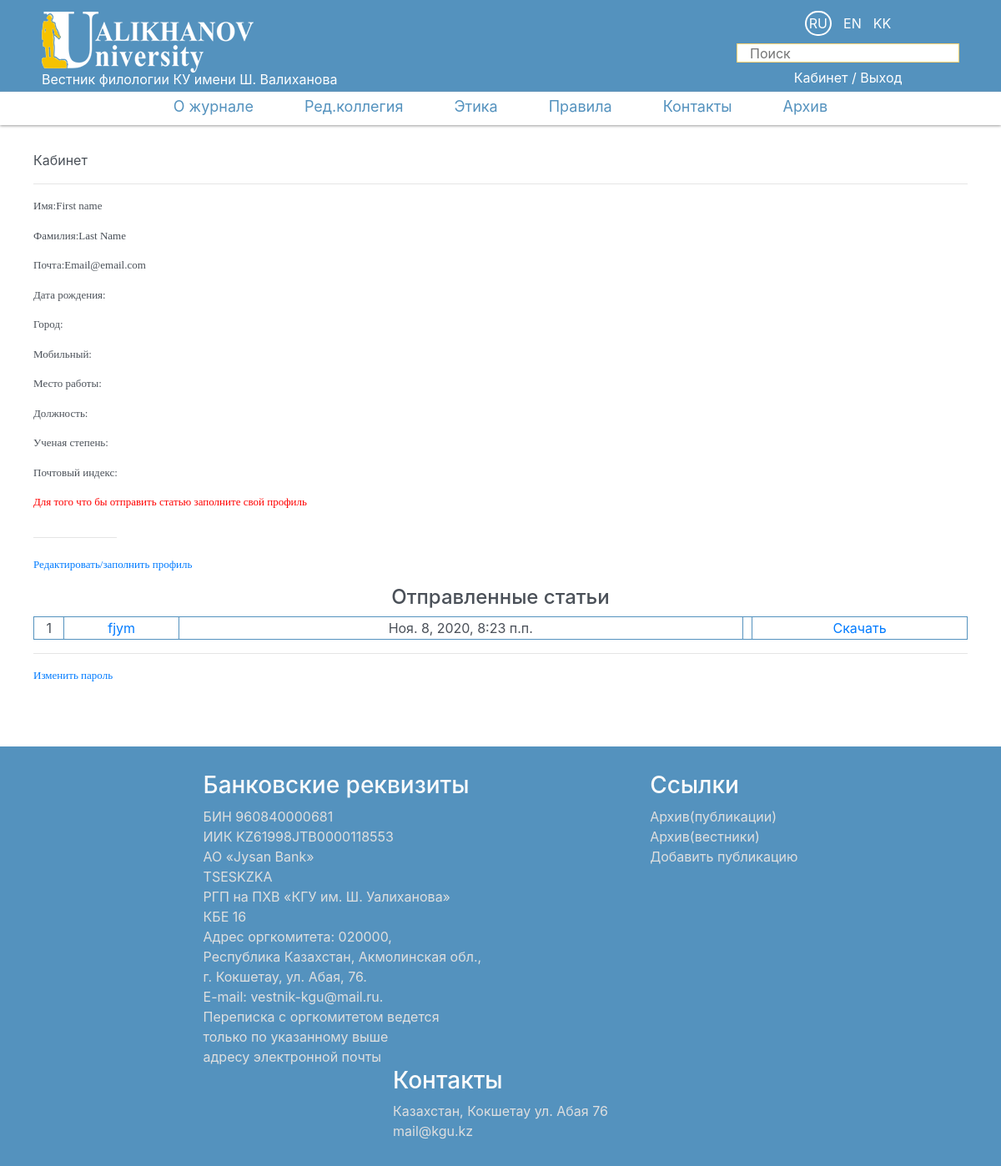
Page /cabinet (signed in) on the committed database.
### publication/models.py (models this page shows, shortened)
class Pages(models.Model):
    title = models.CharField(max_length=30,verbose_name="Заголовок")
    content = models.TextField(verbose_name="Контент")
    parent = models.ForeignKey('self', null=True, blank=True, on_delete=models.CASCADE, related_name='children')
    index = models.IntegerField(default=0)
    basic = models.BooleanField(default=False)
    class Meta:
        verbose_name = "Страница"
        verbose_name_plural = "Страницы"

class PublicationFiles(models.Model):
    topic = models.CharField(blank=True, max_length=200, verbose_name="Тема")
    author = models.ForeignKey(User, on_delete=models.CASCADE, blank=True, verbose_name='Автор', related_name='files')
    soauthor = models.TextField(null=True, blank=True, verbose_name="Соавторы")
    comments = models.TextField(null=True, blank=True, verbose_name="Комментарии")
    file = models.FileField(upload_to='all_files', verbose_name="Файл")
    description = models.TextField(max_length=500, null=True, blank=True, verbose_name='Описание')
    date = models.DateTimeField(auto_now_add=True)
    vestnik = models.ForeignKey('VestnikFiles',on_delete=models.CASCADE,null=True,blank=True, verbose_name='Относится к вестнику')
    redactor = models.BooleanField(default=False,verbose_name='Редактор')
    redactor_return = models.BooleanField(default=False,verbose_name='Редактор(возврат)')
    redactor_return_text = models.TextField(null=True, blank=True,verbose_name='Редактор(Текст возврата)')
    redactor_error = models.BooleanField(default=False,verbose_name='Редактор(Ошибка)')
    redactor_error_text = models.TextField(null=True, blank=True,verbose_name='Редактор(Текст ошибки)')
    reviewer_choice = models.ManyToManyField(User, blank=True,verbose_name='Рецензенты',related_name='rFiles')
    redactor_update_time = models.DateTimeField(null=True, blank=True)
    antiplagiat = models.BooleanField(default=False,verbose_name='Антиплагиат')
    antiplagiat_point = models.IntegerField(null=True, blank=True,verbose_name='Баллы антиплагиата')
    antiplagiat_file = models.FileField(upload_to='antiplagiat_files',null=True, blank=True,verbose_name='Файл антиплагиата')
    antiplagiat_update_time = models.DateTimeField(null=True, blank=True)
    reviewer = models.BooleanField(default=False,verbose_name='Рецензент')
    reviewer_text = models.TextField(null=True, blank=True, verbose_name='Рецензент(Текст)')
    reviewer_file = models.FileField(upload_to='review_files', null=True, blank=True, verbose_name='Файл рецензента')
    reviewer_return = models.BooleanField(default=False, verbose_name='Рецензент(возврат)')
    reviewer_return_text = models.TextField(null=True, blank=True, verbose_name='Рецензент(Текст возврата)')
    reviewer_error = models.BooleanField(default=False, verbose_name='Рецензент(Ошибка)')
    reviewer_error_text = models.TextField(null=True, blank=True, verbose_name='Рецензент(Текст ошибки)')
    reviewer_update_time = models.DateTimeField(null=True, blank=True)
    payload_img = models.FileField(upload_to='payload_img',null=True, blank=True,verbose_name='Фото оплаты')
    payload = models.BooleanField(default=False,verbose_name='Оплата')
    payload_error = models.BooleanField(default=False,verbose_name='Оплата(Ошибка)')
    payload_error_text = models.TextField(null=True, blank=True,verbose_name='Текст ошибки')
    payload_update_time = models.DateTimeField(null=True, blank=True)
    public = models.BooleanField(default=False,verbose_name='Опубликовать')
    archive = models.BooleanField(default=False, verbose_name='Архив')
    def get_absolute_url(self):
        return reverse('only_publication', args=[str(self.id)])
    class Meta:
        verbose_name = 'Файл'
        verbose_name_plural = 'Файлы'

### publication/views.py (the view, shortened to what this page needs)
# urls.py: path('cabinet',cabinet,name='cabinet'),
def cabinet(request):
    user = request.user
    redactors = Group.objects.get(name="Redactors").user_set.all()
    antiplagiats = Group.objects.get(name='Antiplagiat').user_set.all()
    reviewers = Group.objects.get(name="Reviewers").user_set.all()
    if user in reviewers:
        reviewer_publications = PublicationFiles.objects.filter(antiplagiat=True).filter(reviewer_return=False).filter(reviewer_error=False).filter(reviewer=False).order_by('-reviewer_update_time')
        last_publications = PublicationFiles.objects.filter(reviewer=True).order_by('-reviewer_update_time')
        return_publications = PublicationFiles.objects.filter(reviewer_return=True).order_by('-reviewer_update_time')
        error_publications = PublicationFiles.objects.filter(reviewer_error=True).order_by('-reviewer_update_time')
        return render(request,'cabinet_reviewer.html',{'publications':reviewer_publications,'last_publications':last_publications,
                                                       'return_publications':return_publications,'error_publications':error_publications})
    else:
        files = PublicationFiles.objects.filter(author=user)
        return render(request,'cabinet.html',{'files':files})

### publication/context_processors.py (called while the page is built)
def pages(request):
    return {'pages':Pages.objects.filter(parent=None).order_by('index')}

### publication/templates/cabinet.html (shortened to what this page needs)
{% extends "index.html" %}
{% load static %}
{% load i18n %}
{% block content %}
<div class="main">
    {% trans "Кабинет" %}
    <hr>
    {% if user.is_authenticated %}
    <p>Имя:{{user.first_name}}</p>
    <p>Фамилия:{{user.last_name}}</p>
    <p>Почта:{{user.email}}</p>
    <p>Дата рождения:{% if user.profile.birth_date %}{{user.profile.birth_date}}{% else %}{% endif %}</p>
    <p>Город:{{user.profile.city}}</p>
    <p>Мобильный:{{user.profile.mobile}}</p>
    <p>Место работы: {{ user.profile.workPlace }}</p>
    <p>Должность: {{ user.profile.work }}</p>
    <p>Ученая степень: {{ user.profile.education }}</p>
    <p>Почтовый индекс: {{ user.profile.postCode }}</p>
    {% if user.profile.full %}<p style="color:green">Все поля профиля заполнены</p>{% else %}<p style="color:red">Для того что бы отправить статью заполните свой профиль</p>{% endif %}
    <hr width="100px" style="display: inline-block;">
    <p><a href="{% url 'reprofile' %}">Редактировать/заполнить профиль</a></p>
    <h4 style="text-align:center">{% trans "Отправленные статьи" %}</h4>
    <table border="1" style="
    width: 1120px;
    text-align: center;
    background-color: #ffffff;
    border: 1px solid #5492be;
">
        {% for file in files %}
        <tr>
            <td>{{forloop.counter}}</td>
            <td><a href="{{file.get_absolute_url}}">{{ file.topic }}</a></td>
            <td>{{ file.date }}</td>
            <td>{{ file.status }}</td>
            <td><a href="{{file.file.url}}">Скачать</a></td>
        </tr>
        {% empty %}
            <h5 style="text-align:center;color:gray">{% trans "Вы еще ничего не добавили" %}</h5>
        {% endfor %}
    </table>
    <hr><p><a href="{% url 'password_change' %}">{% trans "Изменить пароль" %}</a></p>
    {% else %}
    <h1>{% trans "Вы не " %} <a href="{% url 'login' %}"> {% trans "авторизованы" %}</a></h1>
    {% endif %}
</div>
{% endblock %}

### publication/templates/index.html (shortened to what this page needs)
<!DOCTYPE html>
{% load i18n %}
{% load static %}
<html>
<head>
	<link rel="stylesheet" type="text/css" href="{% static 'styles.css' %}">
	<link rel="stylesheet" href="https://stackpath.bootstrapcdn.com/bootstrap/4.5.0/css/bootstrap.min.css">
	<link rel="stylesheet" type="text/css" href="{% static 'styles.css' %}">
</head>
<body>
	<div class="head">
	<div class="header">
		<div class="logo">
			<img src="{% static 'logo.png' %}" height="80%">
			<div class="head_text">
			<span class="head_text_title">{% trans 'Вестник филологии' %}</span>
			<span class="head_text_content">{% trans 'КУ имени Ш. Валиханова' %}</span>
		</div>
		</div>
		<div class="search">
			<ul class="language_local">
                                            {% get_current_language as LANGUAGE_CODE %}
                                            {% get_available_languages as LANGUAGES %}
                                            {% get_language_info_list for LANGUAGES as languages %}
                                            {% for language in languages %}
                                            <li class="language_li"><a href="/{{ language.code }}{{ request.get_full_path|slice:'3:' }}" class="language-link {% if language.code == LANGUAGE_CODE %}active {% endif %}" data-lang="{{language.code}}">{{language.code|upper}}</a></li>
                                            {% endfor %}
			</ul>
			<form action="{% url 'search' %}" method="get">
			<input id="search" required name="q" type="text" placeholder="{% trans 'Поиск' %}" autocomplete="off" class="search_row">
				</form>
			{% if user.is_authenticated %}
			<a href="{% url 'cabinet' %}" class="log">{% trans 'Кабинет' %}</a> /
			<a href="{% url 'logout' %}" class="log">{% trans 'Выход' %}</a>
			{% else %}
			<a href="{% url 'login' %}" class="log">{% trans 'Вход' %}</a> /
			<a href="{% url 'signup' %}" class="log">{% trans 'Регистрация' %}</a>
			{% endif %}
		</div>
	</div>
	<div class="navigate">
		<ul class="base_menu">
			{% for i in pages %}
				<li class="base_menu_li {% if i.children %}menu_button{% endif %}"><a href="{% url 'detailPage' i.pk %}">{{ i.title }}</a>
				</li>
			{% empty %}
			<li><a href="">Empty</a></li>
			{% endfor %}
			<li class="base_menu_li menu_button"><a href="{% url 'archive' %}">{% trans "Архив" %}</a>
			</li>
		</ul>
	</div>
	</div>
	<div class="content">
		{% block content %}{% endblock %}
	</div>
	<div class="footer">
		<div class="ftr1"><h3>{% trans "Банковские реквизиты" %}</h3>
			БИН 960840000681 <br>
ИИК KZ61998JTB0000118553 <br>
AO «Jysan Bank» <br>
TSESKZKA <br>
РГП на ПХВ «КГУ им. Ш. Уалиханова» <br>
КБЕ 16 <br>
Адрес оргкомитета:
020000,<br> Республика Казахстан, Акмолинская обл.,<br> г. Кокшетау, ул. Абая, 76.<br> E-mail: vestnik-kgu@mail.ru. <br>Переписка с оргкомитетом ведется
			<br>только по указанному выше <br>адресу электронной почты
		</div>
		<div class="ftr2"><h3>{% trans "Ссылки" %}</h3>
	<ul>
		<li><a href="{% url 'publications' %}">{% trans "Архив(публикации)" %}</a></li>
		<li><a href="{% url 'archive' %}">{% trans "Архив(вестники)" %}</a></li>
		<li><a href="{% url 'add_file' %}">{% trans "Добавить публикацию" %}</a></li>
	</ul>
		</div>
		<div class="ftr3"><h3>{% trans "Контакты" %} </h3>
Казахстан, Кокшетау ул. Абая 76<br>        mail@kgu.kz
		</div>
	</div>
</body>
</html>

### publication/static/styles.css (style rules this page uses)
html { height: 100%; }
body { margin:0px; padding: 0px; display: flex; flex-direction: column; height: 100%; line-h }
ul { list-style-type:none; padding:0px; margin:0px; }
.log { color:white; }
a { text-decoration: none; }
li { list-style-type:none; }
.search { text-align:center; }
.search_row { border: 1px solid #ffd070; height: 23px; margin:10px 0px; padding-left: 15px; box-sizing: border-box; outline3:0px; }
.head { flex: 0 0 auto; margin-bottom: 0px; background-color:#5492be; }
.content { flex: 1 0 auto; }
.footer { flex: 0 0 auto; }
.header { line-height:1; color: white; height: 110px; width: 1100px; display: flex; flex-wrap:wrap; align-items: start; padding-top: 14px; justify-content: space-between; margin-bottom: -41px; margin-top: 0px; padding-top: -10px; box-sizing: border-box; opacity: 1; transition: opacity .2s; background-color:#5492be; margin:auto; }
.base_menu { padding:0px; line-height:1; height:40px; display:flex; justify-content: center; flex-direction: row; align-items: center; list-style: none; margin:auto; background-color: #5680A7; background-color: #608cb500; box-sizing: border-box; transition: background-color .3s background-color: #172532c2; background-color: white; }
.base_menu_li { border-right:1px solid white; }
.base_menu li:last-child { border-right:0px solid white; }
.base_menu_li a { color: #5492be; margin-right: 30px; margin-left: 30px; margin-bottom: 5px; font-size: 18px; display: inline-block; font-family: inherit; }
.content { margin: 10px auto; line-height:1.5; width:1160px; color:#0e093e;; }
.content p { font-size: 13px; font-family: 'Verdana'; }
.main { width:100%; margin:10px auto; color:#4a5058; float:left; background-color: white; padding: 10px 20px; box-sizing: border-box; }
.footer { margin-top: 30px; background-color:#5680A7 ; background-color: #5492be; display: flex; justify-content: center; flex-wrap: wrap; color:#fbfbfb; padding: 30px 0px; }
.footer ul { padding-inline-start:0px; }
.footer h3 { color:#fbfbfb; }
.ftr1 , .ftr2, .ftr3 { margin:0px 101px; color: #dfdfdf; }
.ftr2 a { color: #dfdfdf; }
.language_local { width: 80%; margin: 6px auto; justify-content: center; display: flex; padding-inline-start: 0px; }
.language_li { margin: 0 7px; }
.language-link { color:white; }
.language_li a.active { border: 2px solid #ffffff; border-radius: 20px; padding: 3px; }
.navigate { box-shadow: 0px 1px 3px #9b9b9b; background-color: white; }

### rows in the picture
Pages: title "О журнале"
Pages: title "Ред.коллегия"
Pages: title "Этика"
Pages: title "Правила"
Pages: title "Контакты"
PublicationFiles: topic "fjym", date "Ноя. 8, 2020, 8:23 п.п."

### other values in the picture
{{ language.code|upper }} "RU" "EN" "KK"
{{ user.first_name }} "First name"
{{ user.last_name }} "Last Name"
{{ user.email }} "Email@email.com"
